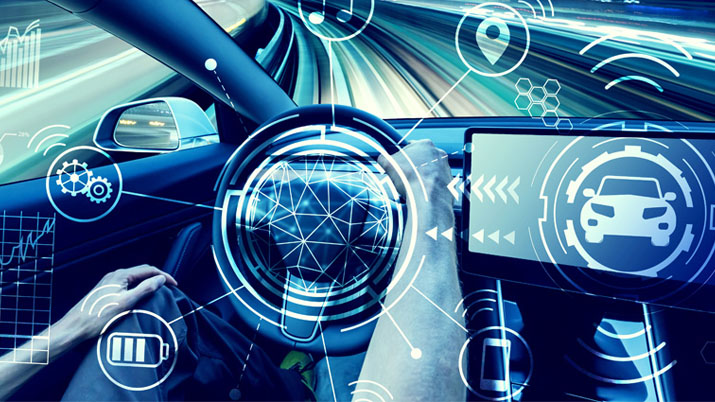
#> input picture src/assets/images/imagen1.jpg, 715 x 402 px; its folder holds only this picture in this run
$ python -i image_processor.py   (imports and definitions only)
#> lines starting #> are read from the running program, lines starting #| are printed output that depends on the picture
"""
Utilidades para procesamiento de imágenes
Maneja captura, procesamiento y almacenamiento de imágenes
"""

import cv2
import numpy as np
from PIL import Image
import os
from datetime import datetime
from typing import Optional, Tuple, List
from pathlib import Path
import base64
import io

from ..config.settings import settings

class ImageProcessor:
    """Procesador de imágenes para el servicio de visión"""

    def __init__(self):
        self.images_dir = Path(settings.images_dir)
        self.images_dir.mkdir(parents=True, exist_ok=True)

    # [262 lines left out: functions preprocess_image, _enhance_image, save_image, draw_detection_overlay, _get_severity_color, _draw_metrics_text and 5 more, not called in this run]

>>> import cv2
>>> picture = cv2.imread('../../../src/assets/images/imagen1.jpg', cv2.IMREAD_GRAYSCALE)
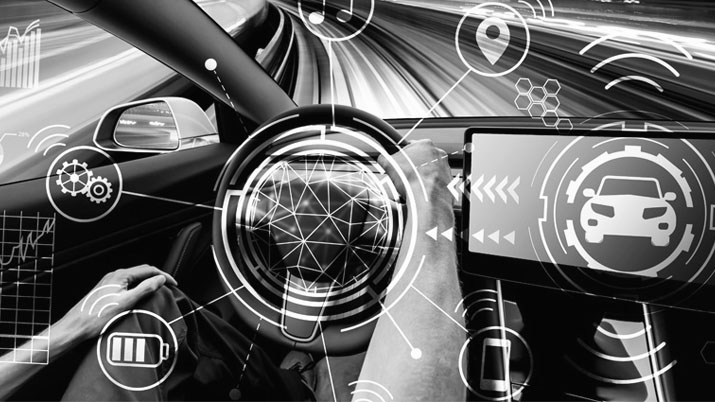
#> picture: shape (402, 715); min 0, max 255, mean 101
#> (the run stopped early here; a loop or call above may not have finished)

$ run again, on src/assets/images/imagen2.jpg
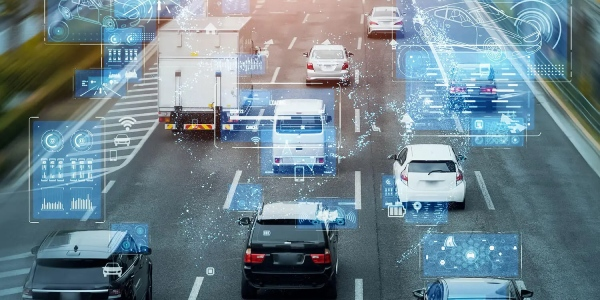
#> input picture src/assets/images/imagen2.jpg, 600 x 300 px
#> `picture = cv2.imread('../../../src/assets/images/imagen1.jpg', cv2.IMR..`:
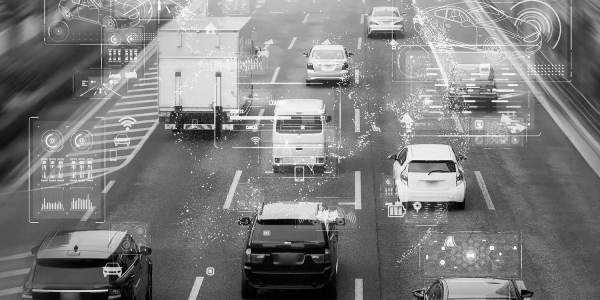
#> picture: shape (300, 600); min 0, max 253, mean 125.8

$ run again, on src/assets/images/imagen3.jpg
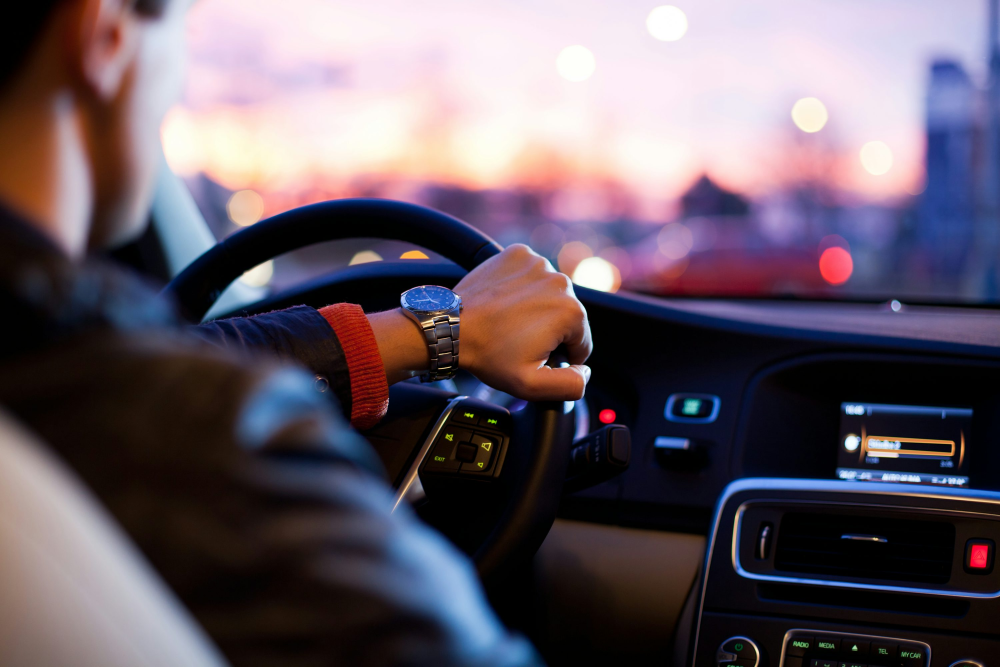
#> input picture src/assets/images/imagen3.jpg, 3000 x 2000 px (shown at 1/3 size)
#> `picture = cv2.imread('../../../src/assets/images/imagen1.jpg', cv2.IMR..`:
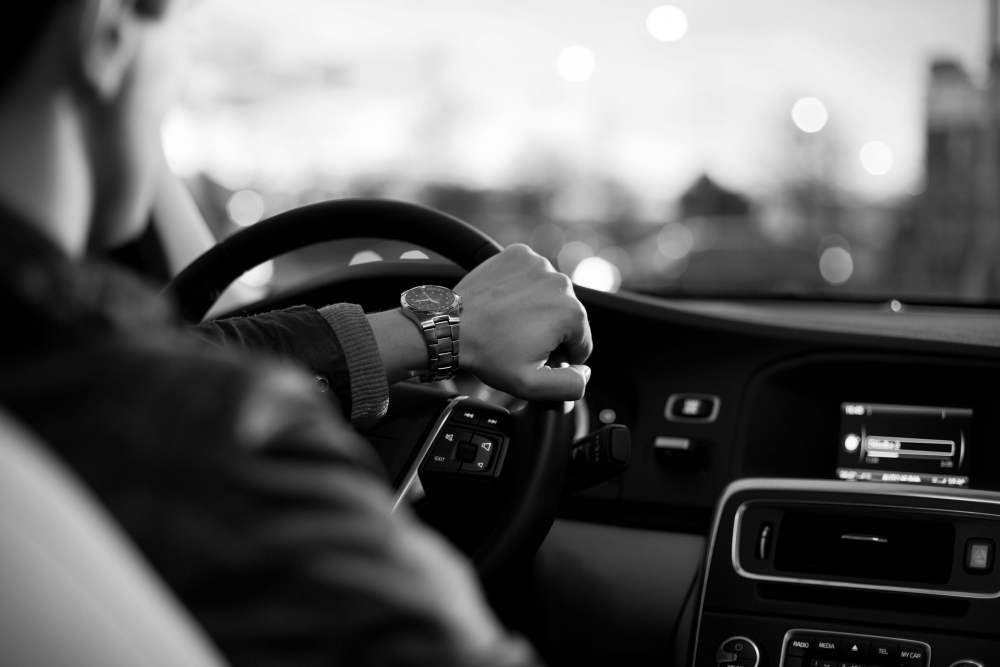
#> picture: shape (2000, 3000) (shown at 1/3 size); min 0, max 255, mean 94.5

$ run again, on src/assets/images/imagen4.jpg
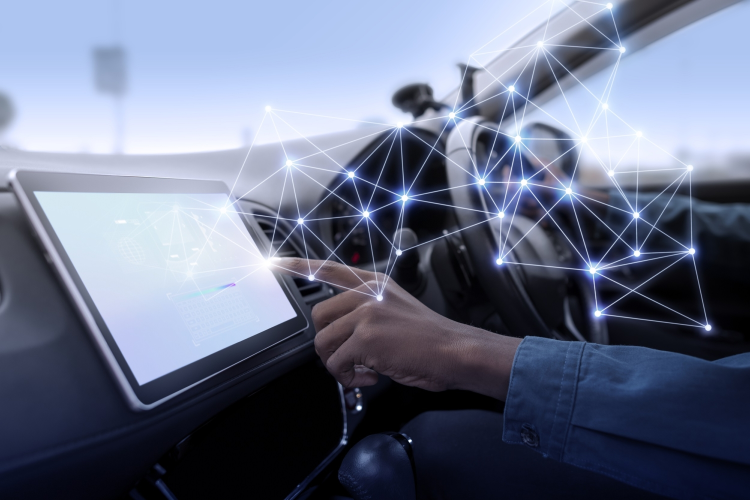
#> input picture src/assets/images/imagen4.jpg, 1500 x 1000 px (shown at 1/2 size)
#> `picture = cv2.imread('../../../src/assets/images/imagen1.jpg', cv2.IMR..`:
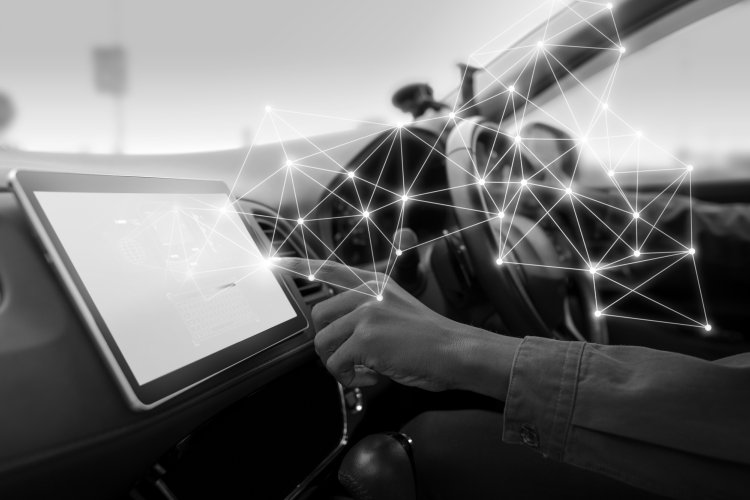
#> picture: shape (1000, 1500) (shown at 1/2 size); min 0, max 255, mean 112.9
